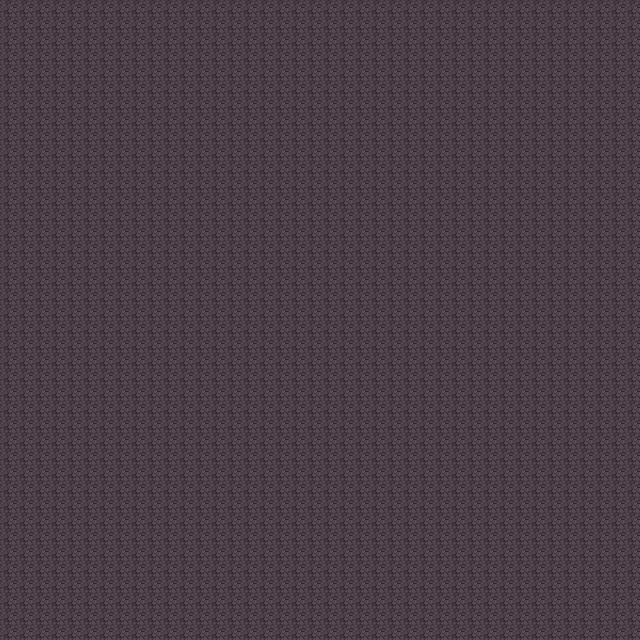

Below is a game level as drawn by its tile map, then a one-line description and the .tmx file that defines it, in full:
An orthogonal 40x40 tile map with 16x16 px tiles, 1 tile layer (Tile Layer 1).

<map version="1.5" tiledversion="1.7.2" orientation="orthogonal" renderorder="right-down" width="40" height="40" tilewidth="16" tileheight="16" infinite="0" nextlayerid="2" nextobjectid="1">
 <tileset firstgid="1" source="dungeon.tsx" />
 <layer id="1" name="Tile Layer 1" width="40" height="40">
  <data encoding="csv">
224,224,224,224,224,224,224,224,224,224,224,224,224,224,224,224,224,224,224,224,224,224,224,224,224,224,224,224,224,224,224,224,224,224,224,224,224,224,224,224,
224,224,224,224,224,224,224,224,224,224,224,224,224,224,224,224,224,224,224,224,224,224,224,224,224,224,224,224,224,224,224,224,224,224,224,224,224,224,224,224,
224,224,224,224,224,224,224,224,224,224,224,224,224,224,224,224,224,224,224,224,224,224,224,224,224,224,224,224,224,224,224,224,224,224,224,224,224,224,224,224,
224,224,224,224,224,224,224,224,224,224,224,224,224,224,224,224,224,224,224,224,224,224,224,224,224,224,224,224,224,224,224,224,224,224,224,224,224,224,224,224,
224,224,224,224,224,224,224,224,224,224,224,224,224,224,224,224,224,224,224,224,224,224,224,224,224,224,224,224,224,224,224,224,224,224,224,224,224,224,224,224,
224,224,224,224,224,224,224,224,224,224,224,224,224,224,224,224,224,224,224,224,224,224,224,224,224,224,224,224,224,224,224,224,224,224,224,224,224,224,224,224,
224,224,224,224,224,224,224,224,224,224,224,224,224,224,224,224,224,224,224,224,224,224,224,224,224,224,224,224,224,224,224,224,224,224,224,224,224,224,224,224,
224,224,224,224,224,224,224,224,224,224,224,224,224,224,224,224,224,224,224,224,224,224,224,224,224,224,224,224,224,224,224,224,224,224,224,224,224,224,224,224,
224,224,224,224,224,224,224,224,224,224,224,224,224,224,224,224,224,224,224,224,224,224,224,224,224,224,224,224,224,224,224,224,224,224,224,224,224,224,224,224,
224,224,224,224,224,224,224,224,224,224,224,224,224,224,224,224,224,224,224,224,224,224,224,224,224,224,224,224,224,224,224,224,224,224,224,224,224,224,224,224,
224,224,224,224,224,224,224,224,224,224,224,224,224,224,224,224,224,224,224,224,224,224,224,224,224,224,224,224,224,224,224,224,224,224,224,224,224,224,224,224,
224,224,224,224,224,224,224,224,224,224,224,224,224,224,224,224,224,224,224,224,224,224,224,224,224,224,224,224,224,224,224,224,224,224,224,224,224,224,224,224,
224,224,224,224,224,224,224,224,224,224,224,224,224,224,224,224,224,224,224,224,224,224,224,224,224,224,224,224,224,224,224,224,224,224,224,224,224,224,224,224,
224,224,224,224,224,224,224,224,224,224,224,224,224,224,224,224,224,224,224,224,224,224,224,224,224,224,224,224,224,224,224,224,224,224,224,224,224,224,224,224,
224,224,224,224,224,224,224,224,224,224,224,224,224,224,224,224,224,224,224,224,224,224,224,224,224,224,224,224,224,224,224,224,224,224,224,224,224,224,224,224,
224,224,224,224,224,224,224,224,224,224,224,224,224,224,224,224,224,224,224,224,224,224,224,224,224,224,224,224,224,224,224,224,224,224,224,224,224,224,224,224,
224,224,224,224,224,224,224,224,224,224,224,224,224,224,224,224,224,224,224,224,224,224,224,224,224,224,224,224,224,224,224,224,224,224,224,224,224,224,224,224,
224,224,224,224,224,224,224,224,224,224,224,224,224,224,224,224,224,224,224,224,224,224,224,224,224,224,224,224,224,224,224,224,224,224,224,224,224,224,224,224,
224,224,224,224,224,224,224,224,224,224,224,224,224,224,224,224,224,224,224,224,224,224,224,224,224,224,224,224,224,224,224,224,224,224,224,224,224,224,224,224,
224,224,224,224,224,224,224,224,224,224,224,224,224,224,224,224,224,224,224,224,224,224,224,224,224,224,224,224,224,224,224,224,224,224,224,224,224,224,224,224,
224,224,224,224,224,224,224,224,224,224,224,224,224,224,224,224,224,224,224,224,224,224,224,224,224,224,224,224,224,224,224,224,224,224,224,224,224,224,224,224,
224,224,224,224,224,224,224,224,224,224,224,224,224,224,224,224,224,224,224,224,224,224,224,224,224,224,224,224,224,224,224,224,224,224,224,224,224,224,224,224,
224,224,224,224,224,224,224,224,224,224,224,224,224,224,224,224,224,224,224,224,224,224,224,224,224,224,224,224,224,224,224,224,224,224,224,224,224,224,224,224,
224,224,224,224,224,224,224,224,224,224,224,224,224,224,224,224,224,224,224,224,224,224,224,224,224,224,224,224,224,224,224,224,224,224,224,224,224,224,224,224,
224,224,224,224,224,224,224,224,224,224,224,224,224,224,224,224,224,224,224,224,224,224,224,224,224,224,224,224,224,224,224,224,224,224,224,224,224,224,224,224,
224,224,224,224,224,224,224,224,224,224,224,224,224,224,224,224,224,224,224,224,224,224,224,224,224,224,224,224,224,224,224,224,224,224,224,224,224,224,224,224,
224,224,224,224,224,224,224,224,224,224,224,224,224,224,224,224,224,224,224,224,224,224,224,224,224,224,224,224,224,224,224,224,224,224,224,224,224,224,224,224,
224,224,224,224,224,224,224,224,224,224,224,224,224,224,224,224,224,224,224,224,224,224,224,224,224,224,224,224,224,224,224,224,224,224,224,224,224,224,224,224,
224,224,224,224,224,224,224,224,224,224,224,224,224,224,224,224,224,224,224,224,224,224,224,224,224,224,224,224,224,224,224,224,224,224,224,224,224,224,224,224,
224,224,224,224,224,224,224,224,224,224,224,224,224,224,224,224,224,224,224,224,224,224,224,224,224,224,224,224,224,224,224,224,224,224,224,224,224,224,224,224,
224,224,224,224,224,224,224,224,224,224,224,224,224,224,224,224,224,224,224,224,224,224,224,224,224,224,224,224,224,224,224,224,224,224,224,224,224,224,224,224,
224,224,224,224,224,224,224,224,224,224,224,224,224,224,224,224,224,224,224,224,224,224,224,224,224,224,224,224,224,224,224,224,224,224,224,224,224,224,224,224,
224,224,224,224,224,224,224,224,224,224,224,224,224,224,224,224,224,224,224,224,224,224,224,224,224,224,224,224,224,224,224,224,224,224,224,224,224,224,224,224,
224,224,224,224,224,224,224,224,224,224,224,224,224,224,224,224,224,224,224,224,224,224,224,224,224,224,224,224,224,224,224,224,224,224,224,224,224,224,224,224,
224,224,224,224,224,224,224,224,224,224,224,224,224,224,224,224,224,224,224,224,224,224,224,224,224,224,224,224,224,224,224,224,224,224,224,224,224,224,224,224,
224,224,224,224,224,224,224,224,224,224,224,224,224,224,224,224,224,224,224,224,224,224,224,224,224,224,224,224,224,224,224,224,224,224,224,224,224,224,224,224,
224,224,224,224,224,224,224,224,224,224,224,224,224,224,224,224,224,224,224,224,224,224,224,224,224,224,224,224,224,224,224,224,224,224,224,224,224,224,224,224,
224,224,224,224,224,224,224,224,224,224,224,224,224,224,224,224,224,224,224,224,224,224,224,224,224,224,224,224,224,224,224,224,224,224,224,224,224,224,224,224,
224,224,224,224,224,224,224,224,224,224,224,224,224,224,224,224,224,224,224,224,224,224,224,224,224,224,224,224,224,224,224,224,224,224,224,224,224,224,224,224,
224,224,224,224,224,224,224,224,224,224,224,224,224,224,224,224,224,224,224,224,224,224,224,224,224,224,224,224,224,224,224,224,224,224,224,224,224,224,224,224
</data>
 </layer>
</map>
